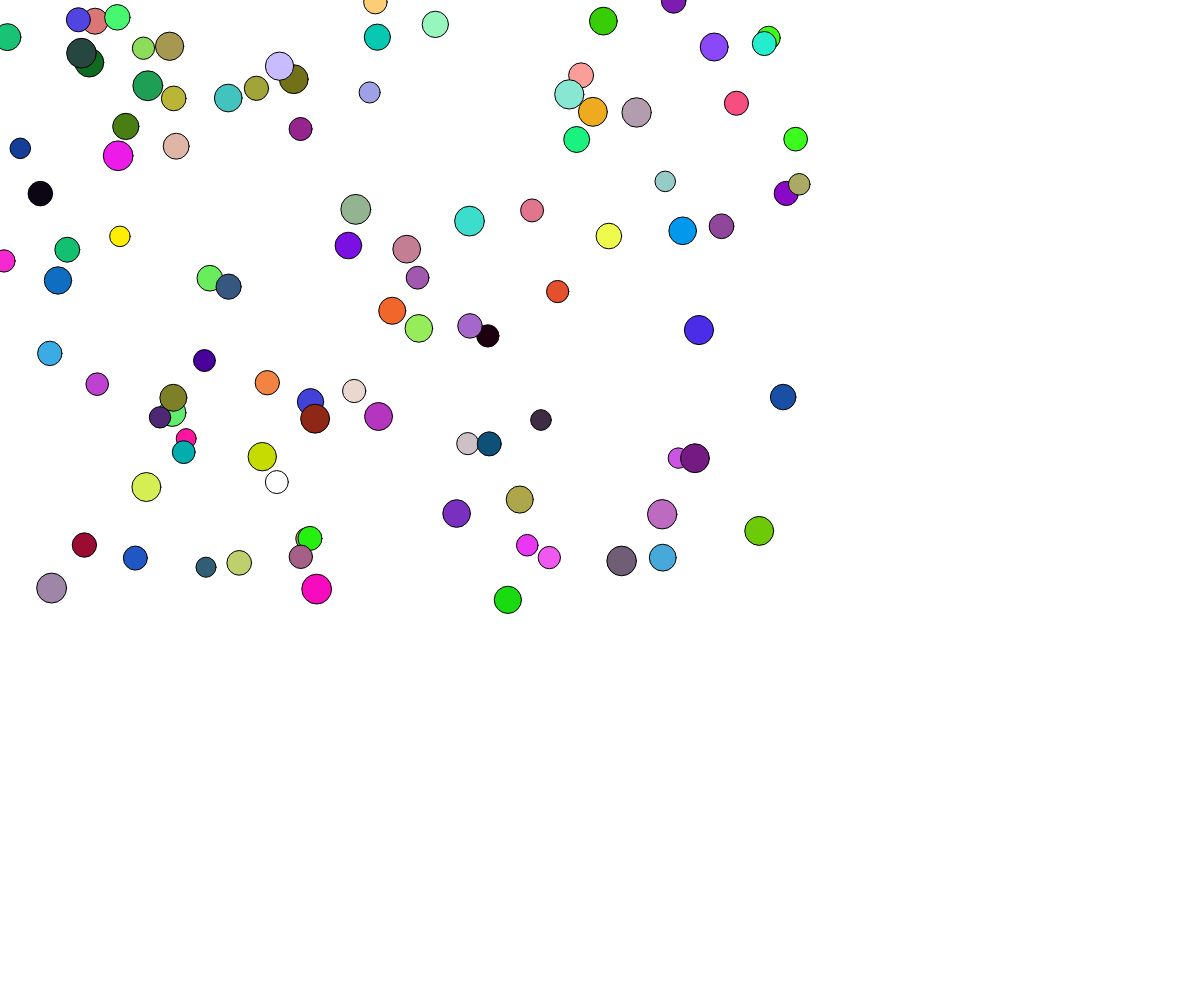
Frame 1 (no input)
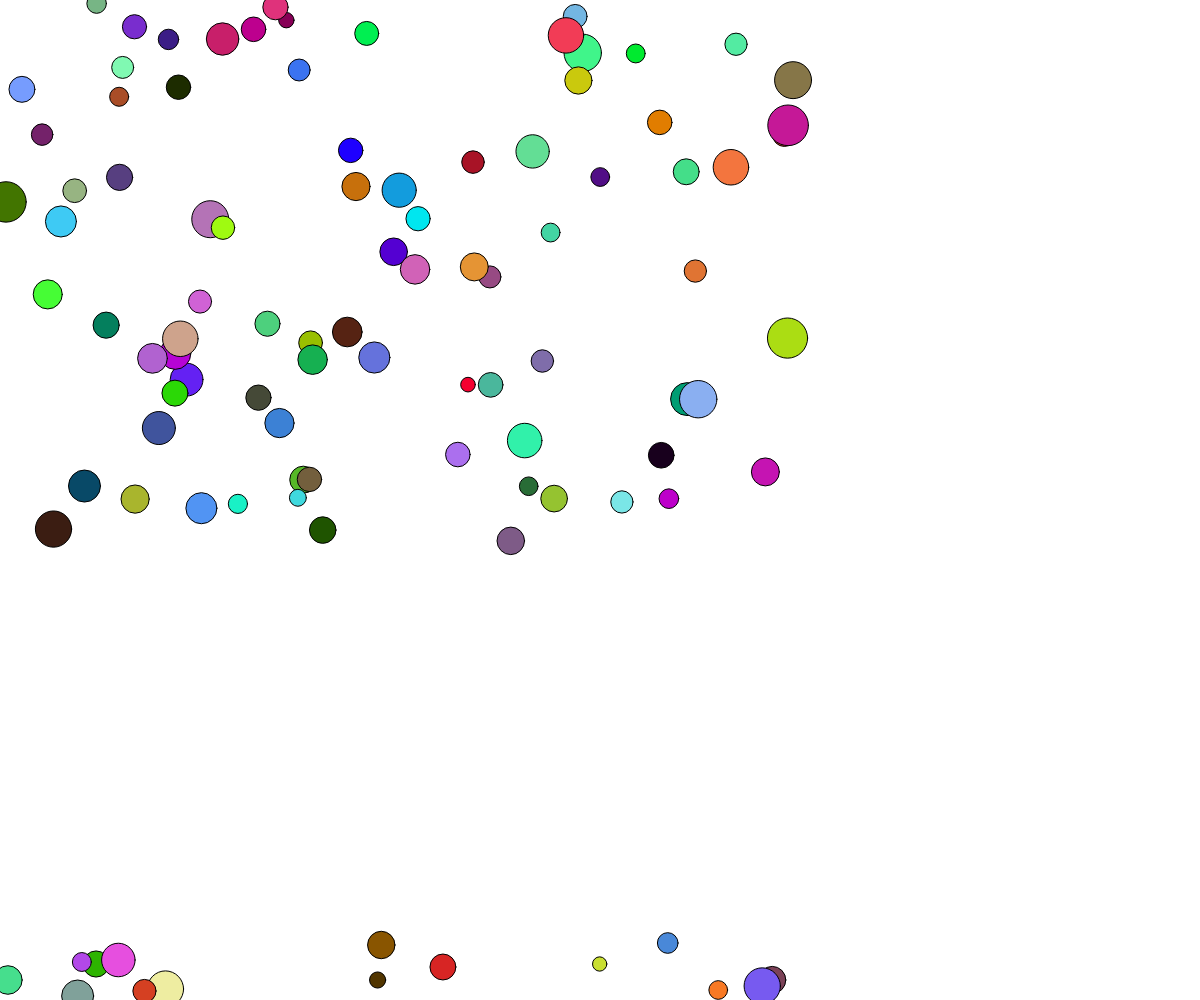
Frame 60 (no input)
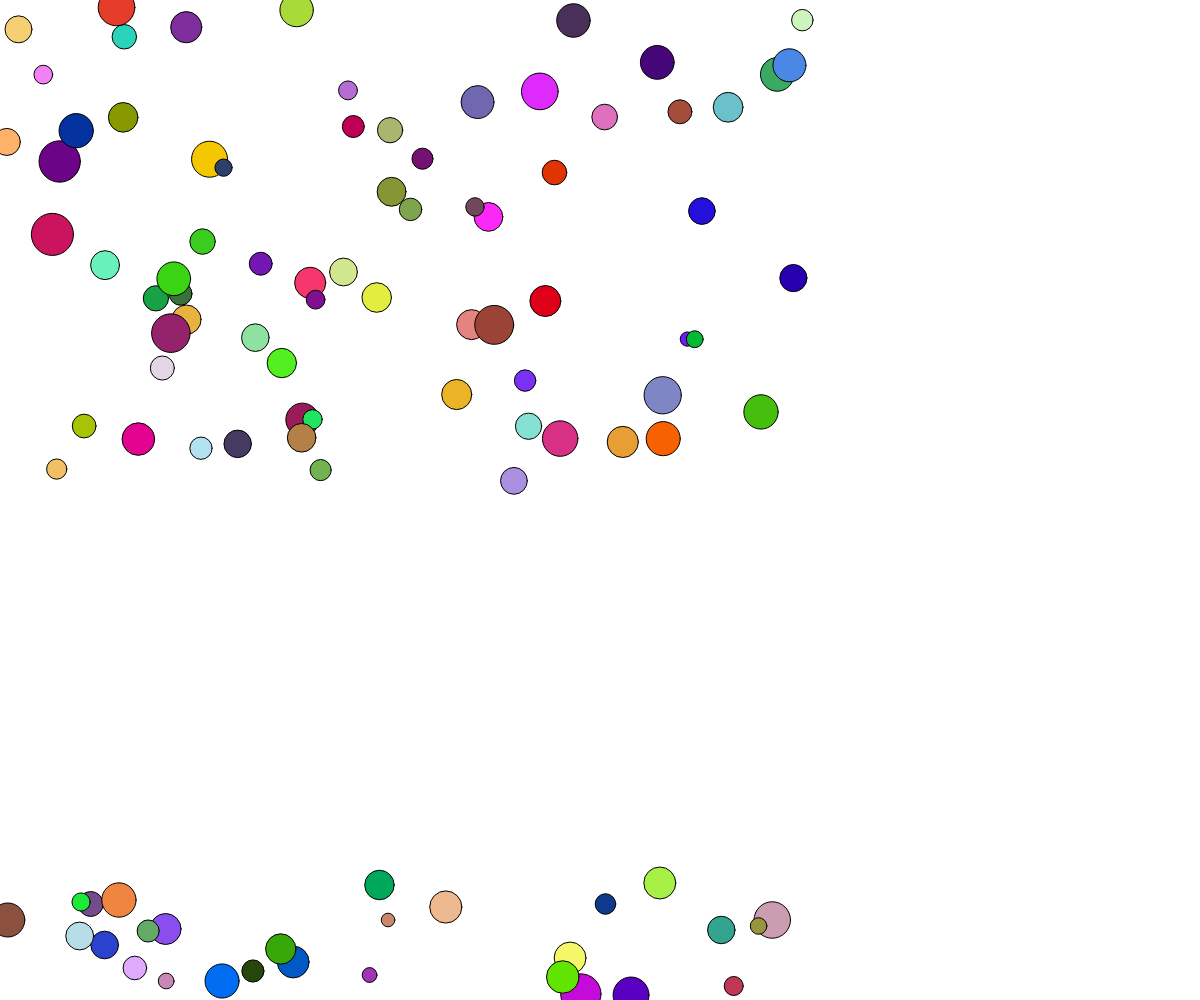
Frame 120 (the mouse pressed at the canvas centre since frame 60)

The p5.js sketch that drew these frames (run headless with seeded random() and noise() and a simulated clock; from frame 60 on, the mouse is pressed at the canvas centre):

// p5.js sketch
// ── sketch.js
let bubbles = [];

class Bubble {
  constructor() {
    this.r = random(0, 255);
    this.g = random(0, 255);
    this.b = random(0, 255);
    this.x = random(displayWidth);
    this.y = random(displayHeight);
    this.diameter = random(20, 30);
    this.speed = 1;
  }
  display() {
    stroke(0);
    ellipse(this.x, this.y, this.diameter, this.diameter);
    fill(this.r, this.g, this.b);
    this.r += random(1, 20);
    this.g += random(1, 20);
    this.b += random(1, 20);
    if (this.r > 255) {
      this.r = 0;
    }
    if (this.g > 255) {
      this.g = 0;
    }
    if (this.b > 255) {
      this.b = 0;
    }
  }
  move() {
    if (this.y > 0) {
      this.y -= this.speed;
      this.x += random(-this.speed, this.speed);
    } else {
      this.y = height;
    }
  }
  augment() {
    if (this.diameter < 15) {
      this.diameter = random(20, 30);
    } else if (this.diameter > 42) {
      this.diameter = random(20, 30);
    } else {
      this.diameter += random(-2, 2);
    }
  }
}

function setup() {
  createCanvas(windowWidth, windowHeight);
  for (var i = 0; i < 100; i++) {
    bubbles.push(new Bubble());
  }
}

function draw() {
  background(255);
  for (var i = 0; i < bubbles.length; i++) {
    bubbles[i].display();
    bubbles[i].move();
    bubbles[i].augment();
  }
}

function windowResized() {
  const h = displayHeight - 100;
  const w = displayWidth;
  height = h;
  width = h;
  resizeCanvas(w, h);
}
